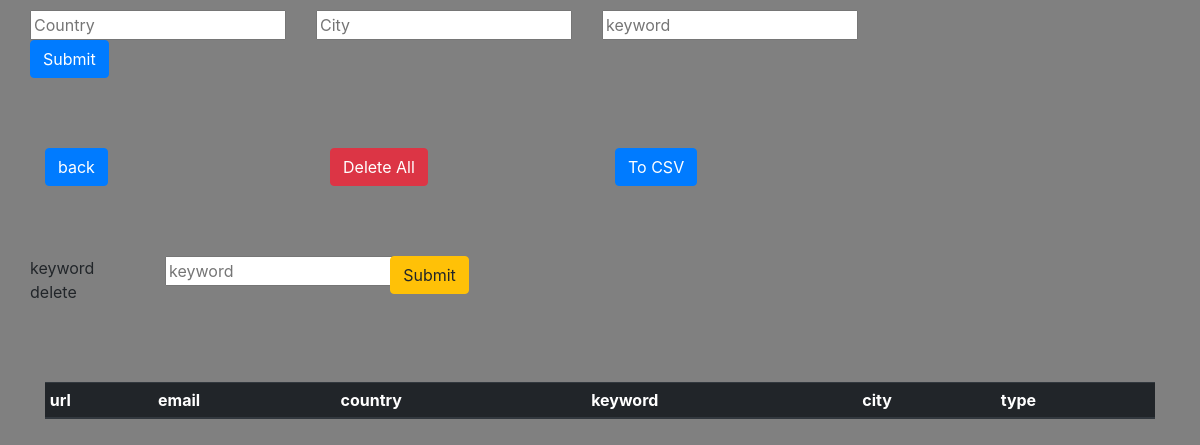
The app's page /view, older data.
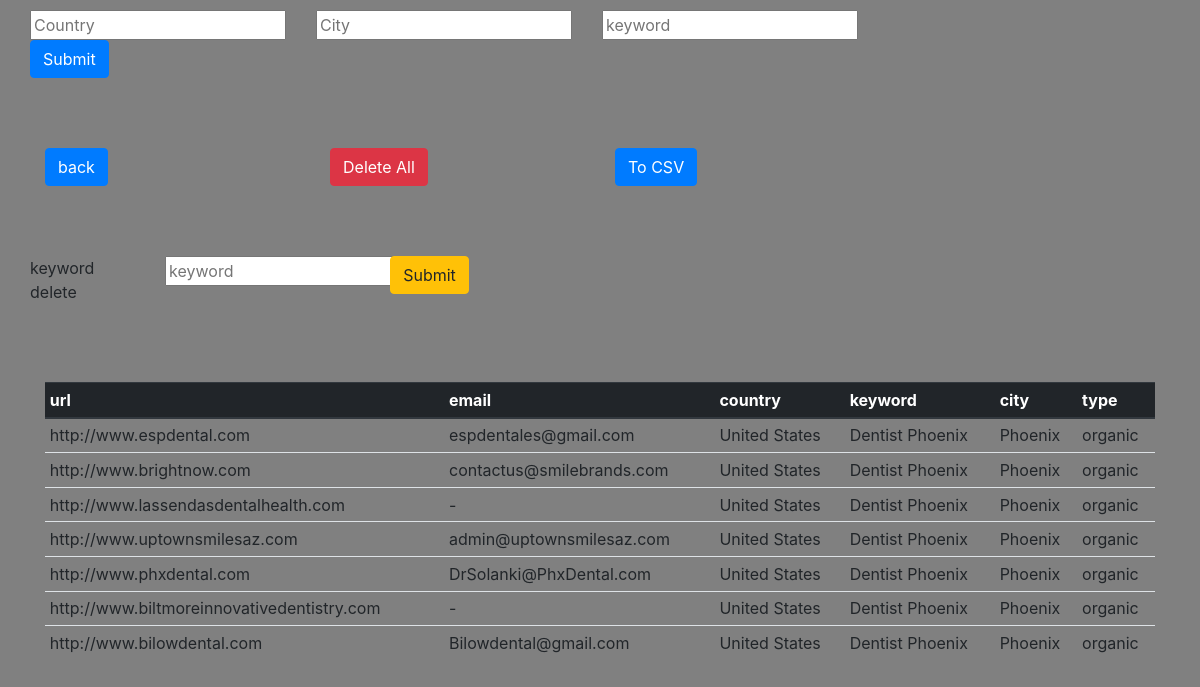
The same page, newer data.
### tables this page shows
CREATE TABLE detail(
        url text,
        email text,
        country text,
        keyword text,
        city text,
        type text
        );

### server.py (the view)
@app.route("/view")
def view_get():
    con = sqlite3.connect(os.path.abspath(os.curdir)+"\searchdetail.db")
    con.row_factory = sqlite3.Row
    cur = con.cursor()
    cur.execute("select * from detail")
    rows = cur.fetchall()
    return render_template("index.html", rows=rows)

### templates/index.html (shortened to what this page needs)
<!DOCTYPE html>
<html lang="en">
<head>
    <link rel="stylesheet" href="https://maxcdn.bootstrapcdn.com/bootstrap/4.0.0/css/bootstrap.min.css">
</head>
<body style="background-color:grey;">
    <div class="container" >
        <div class="row"  style="margin-top:10px;margin-bottom:70px">
            <form action="" method="POST">
                  <div class="row">
                        <div class="col-lg-4 ">
                            <input name="input1" placeholder="Country">
                        </div>
                        <div class="col-lg-4 ">
                            <input name="input2" placeholder="City">
                        </div>
                      <div class="col-lg-4 ">
                            <input name="input3" placeholder="keyword">
                        </div>
                </div>
                <div class="row">
                    <div class="col-lg-4 ">
                            <input type="submit" class="btn btn-primary">
                        </div>
                </div>
          </form>
        </div>
        <div class="row"  style="margin-top:10px;margin-bottom:70px">
            <div class="col-lg-3 ">
                            <a href="/home" ><button class="btn btn-primary" class=grey >back</button></a>
                        </div>
            <div class="col-lg-3 ">
                            <a href="/delete" ><button class="btn btn-danger" >Delete All</button></a>
                        </div>
            <div class="col-lg-3 ">
                            <a href="/convertcsv" ><button class="btn btn-primary" class=grey >To CSV</button></a>
                        </div>
        </div>
          <div class="row"  style="margin-top:10px;margin-bottom:70px">
            <form action="/deletebysearch" method="POST">
                <div class="row">
                    <div class="col-lg-3 ">
                            <label for="keyword delete">keyword delete</label>
                        </div>
                    <div class="col-lg-5 ">
                            <input name="del" placeholder="keyword">
                        </div>
                    <div class="col-lg-4 ">
                            <input type="submit" class="btn btn-warning">
                        </div>
                    </div>
            </form>
          </div>
        <div class="table-responsive-lg">
        <table class="table table-sm">
          <thead class="thead-dark">
            <tr>
              <th scope="col">url</th>
              <th scope="col">email</th>
                <th scope="col">country</th>
              <th scope="col">keyword</th>
                <th scope="col">city</th>
                <th scope="col">type</th>
            </tr>
          </thead>
          <tbody>
          {% for row in rows %}
          <tr>
              <td>{{row["url"]}}</td>
              <td>{{row["email"]}}</td>
              <td>{{row["country"]}}</td>
              <td>{{row["keyword"]}}</td>
              <td>{{row["city"]}}</td>
              <td>{{row["type"]}}</td>
          </tr>
          {% endfor %}
          </tbody>
        </table>
        </div>
    </div>
</body>
</html>

Row changes from the older to the newer data that the page shows:
added detail: url "http://www.espdental.com", email "espdentales@gmail.com", country "United States", keyword "Dentist Phoenix", city "Phoenix", type "organic"
added detail: url "http://www.brightnow.com", email "contactus@smilebrands.com", country "United States", keyword "Dentist Phoenix", city "Phoenix", type "organic"
added detail: url "http://www.lassendasdentalhealth.com", email "-", country "United States", keyword "Dentist Phoenix", city "Phoenix", type "organic"
added detail: url "http://www.uptownsmilesaz.com", email "admin@uptownsmilesaz.com", country "United States", keyword "Dentist Phoenix", city "Phoenix", type "organic"
added detail: url "http://www.phxdental.com", email "DrSolanki@PhxDental.com", country "United States", keyword "Dentist Phoenix", city "Phoenix", type "organic"
added detail: url "http://www.biltmoreinnovativedentistry.com", email "-", country "United States", keyword "Dentist Phoenix", city "Phoenix", type "organic"
added detail: url "http://www.bilowdental.com", email "Bilowdental@gmail.com", country "United States", keyword "Dentist Phoenix", city "Phoenix", type "organic"
